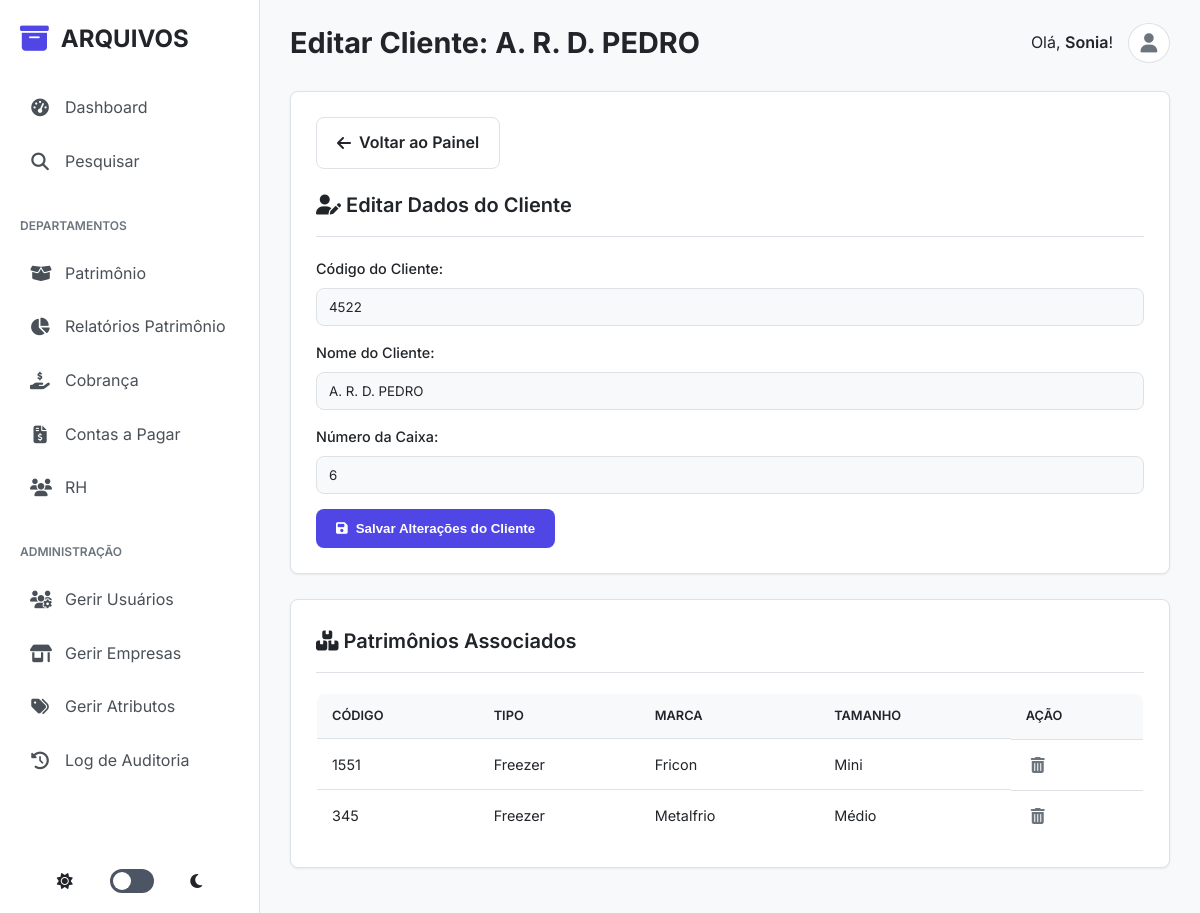
The app's page /patrimonio/edit/51 (signed in) with its own data.
### tables this page shows
CREATE TABLE clientes (
            id INTEGER PRIMARY KEY AUTOINCREMENT,
            codigo_cliente TEXT NOT NULL,
            nome_cliente TEXT NOT NULL,
            numero_caixa TEXT NOT NULL DEFAULT '',
            store_id INTEGER,
            UNIQUE(codigo_cliente, store_id),
            FOREIGN KEY (store_id) REFERENCES stores(id)
        );

CREATE TABLE patrimonio_items (
            id INTEGER PRIMARY KEY,
            codigo_patrimonio TEXT NOT NULL,
            cliente_id INTEGER NOT NULL,
            tipo_id INTEGER NOT NULL,
            marca_id INTEGER NOT NULL,
            tamanho TEXT,
            UNIQUE(codigo_patrimonio, cliente_id),
            FOREIGN KEY (cliente_id) REFERENCES clientes(id)
        );

CREATE TABLE tipos_equipamento (id INTEGER PRIMARY KEY, nome TEXT UNIQUE NOT NULL);

CREATE TABLE marcas (id INTEGER PRIMARY KEY, nome TEXT NOT NULL, tipo_id INTEGER NOT NULL, FOREIGN KEY (tipo_id) REFERENCES tipos_equipamento(id));

### app.py (the view, shortened to what this page needs)
@app.route('/patrimonio/edit/<int:cliente_id>', methods=['GET', 'POST'])
@login_required
@role_required(['super_admin', 'admin_patrimonio'])
def patrimonio_edit(cliente_id):
    db = get_db()
    cliente = db.execute("SELECT * FROM clientes WHERE id = ?", (cliente_id,)).fetchone()
    if not cliente or (session['role'] != 'super_admin' and cliente.get('store_id') != session.get('store_id')):
        flash('Cliente não encontrado ou sem permissão.', 'danger')
        return redirect(url_for('patrimonio_dashboard'))
    patrimonios = db.execute("""
        SELECT pi.id, pi.codigo_patrimonio, t.nome as tipo, m.nome as marca, pi.tamanho
        FROM patrimonio_items pi
        JOIN tipos_equipamento t ON pi.tipo_id = t.id
        JOIN marcas m ON pi.marca_id = m.id
        WHERE pi.cliente_id = ? ORDER BY pi.codigo_patrimonio
    """, (cliente_id,)).fetchall()
    return render_template('patrimonio/patrimonio_edit.html', cliente=cliente, patrimonios=patrimonios)

### app.py (called while the page is built)
@app.before_request
def log_request_info():
    print(f"\n>>> REQUISIÇÃO RECEBIDA: {request.method} {request.path}")
    print(f">>> Cabeçalho 'Cookie': {request.headers.get('Cookie')}")
    print(f">>> Sessão no início da requisição: {dict(session)}")

def login_required(f):
    @wraps(f)
    def decorated_function(*args, **kwargs):
        print(f"--- Verificando @login_required para a rota: '{request.endpoint}'")
        if 'logged_in' not in session:
            print(f"--- FALHA em @login_required. Sessão atual: {dict(session)}")
            flash('Você precisa fazer login para acessar esta página.', 'danger')
            return redirect(url_for('admin_login'))
        print(f"--- SUCESSO em @login_required. Usuário '{session.get('username')}' está logado.")
        return f(*args, **kwargs)
    return decorated_function

def role_required(allowed_roles):
    def decorator(f):
        @wraps(f)
        def decorated_function(*args, **kwargs):
            if not session.get('logged_in') or session.get('role') not in allowed_roles:
                if is_ajax_request():
                    return jsonify({'status': 'error', 'message': 'Você não tem permissão para esta ação.'}), 403
                log_action('acesso_negado', target_name=request.path)
                flash('Você não tem permissão para acessar esta página.', 'danger')
                return redirect(url_for('admin_dashboard'))
            return f(*args, **kwargs)
        return decorated_function
    return decorator

### database.py (called while the page is built)
def get_db():
    if 'db' not in g:
        g.db = sqlite3.connect(DATABASE)
        g.db.row_factory = sqlite3.Row
    return g.db

### templates/patrimonio/patrimonio_edit.html (shortened to what this page needs)
{% extends "base.html" %}
{% block page_title %}Editar Cliente: {{ cliente.nome_cliente }}{% endblock %}
{% block content %}
<div class="card">
    <div class="dashboard-actions" style="margin-bottom: 20px;">
        <a href="{{ url_for('patrimonio_dashboard') }}" class="button-secondary">
            <i class="fas fa-arrow-left"></i> Voltar ao Painel
        </a>
    </div>
    <h2><i class="fas fa-user-edit"></i> Editar Dados do Cliente</h2>
    <form action="{{ url_for('patrimonio_edit', cliente_id=cliente.id) }}" method="POST">
        <label for="codigo_cliente">Código do Cliente:</label>
        <input type="text" id="codigo_cliente" name="codigo_cliente" value="{{ cliente.codigo_cliente }}" required>
        <label for="nome_cliente">Nome do Cliente:</label>
        <input type="text" id="nome_cliente" name="nome_cliente" value="{{ cliente.nome_cliente }}" required>
        <label for="numero_caixa">Número da Caixa:</label>
        <input type="text" id="numero_caixa" name="numero_caixa" value="{{ cliente.numero_caixa }}" required>
        <button type="submit"><i class="fas fa-save"></i> Salvar Alterações do Cliente</button>
    </form>
</div>
<div class="card">
    <h2><i class="fas fa-boxes"></i> Patrimônios Associados</h2>
    <div class="table-wrapper">
        {% if patrimonios %}
            <table>
                <thead>
                    <tr>
                        <th>Código</th>
                        <th>Tipo</th>
                        <th>Marca</th>
                        <th>Tamanho</th>
                        <th>Ação</th>
                    </tr>
                </thead>
                <tbody>
                    {% for item in patrimonios %}
                        <tr>
                            <td>{{ item.codigo_patrimonio }}</td>
                            <td>{{ item.tipo }}</td>
                            <td>{{ item.marca }}</td>
                            <td>{{ item.tamanho or 'N/A' }}</td>
                            <td class="actions">
                                <form action="{{ url_for('delete_patrimonio_item', item_id=item.id) }}" method="POST" onsubmit="return confirm('Tem certeza que deseja remover este item de patrimônio?');">
                                    <button type="submit" class="delete" title="Remover Patrimônio"><i class="fas fa-trash-alt"></i></button>
                                </form>
                            </td>
                        </tr>
                    {% endfor %}
                </tbody>
            </table>
        {% else %}
            <p style="text-align:center; padding: 20px;">Nenhum item de patrimônio cadastrado para este cliente.</p>
        {% endif %}
    </div>
</div>
{% endblock %}

### static/css/style.css (style rules this page uses)
:root { --font-family: 'Inter', sans-serif; --transition-fast: 0.2s ease; --border-radius-md: 8px; --shadow-sm: 0 1px 3px rgba(0,0,0,0.05), 0 1px 2px rgba(0,0,0,0.02); --shadow-md: 0 4px 6px -1px rgba(0,0,0,0.1), 0 2px 4px -1px rgba(0,0,0,0.06); }
[data-theme="light"] { --bg-primary: #f8f9fa; --bg-secondary: #ffffff; --bg-sidebar: #ffffff; --text-primary: #212529; --text-secondary: #6c757d; --text-on-sidebar: #495057; --border-color: #dee2e6; --color-primary: #4f46e5; --color-primary-hover: #4338ca; --bg-hover-link: #f1f3f5; --bg-active-link: #eef2ff; --color-success: #16a34a; --color-danger: #dc2626; --color-warning: #f59e0b; }
* { box-sizing: border-box; margin: 0; padding: 0; }
body { font-family: var(--font-family); background-color: var(--bg-primary); color: var(--text-primary); line-height: 1.6; font-size: 16px; }
.card { background-color: var(--bg-secondary); border-radius: var(--border-radius-md); padding: 25px; margin-bottom: 25px; box-shadow: var(--shadow-sm); border: 1px solid var(--border-color); }
.card h2, .card h3 { font-size: 1.25rem; font-weight: 600; margin-bottom: 20px; padding-bottom: 15px; border-bottom: 1px solid var(--border-color); }
form label { font-weight: 500; font-size: 0.9rem; margin-bottom: 8px; display: block; }
form input, form select, form textarea { width: 100%; padding: 10px 12px; border: 1px solid var(--border-color); background-color: var(--bg-primary); color: var(--text-primary); border-radius: var(--border-radius-md); font-family: var(--font-family); transition: border-color var(--transition-fast), box-shadow var(--transition-fast); }
form input, form select { margin-bottom: 15px; }
button, .button-primary { background-color: var(--color-primary); color: #fff; padding: 12px 20px; border: none; border-radius: var(--border-radius-md); cursor: pointer; font-weight: 600; text-decoration: none; display: inline-flex; align-items: center; gap: 8px; transition: background-color var(--transition-fast); }
.table-wrapper { overflow-x: auto; }
table { width: 100%; border-collapse: collapse; background-color: var(--bg-secondary); border-radius: var(--border-radius-md); overflow: hidden; border: 1px solid var(--border-color); font-size: 0.9rem; }
table th { background-color: var(--bg-primary); padding: 12px 15px; text-align: left; font-weight: 600; text-transform: uppercase; font-size: 0.8rem; }
table td { padding: 12px 15px; border-top: 1px solid var(--border-color); vertical-align: middle; }
.actions { display: flex; gap: 10px; align-items: center; }
.actions a, .actions button { background: none; border: none; cursor: pointer; padding: 5px; font-size: 1rem; color: var(--text-secondary); transition: color var(--transition-fast); }
.dashboard-actions { display: flex; justify-content: space-between; align-items: center; margin-bottom: 20px; }
.button-secondary { background-color: var(--bg-secondary); color: var(--text-primary); border: 1px solid var(--border-color); padding: 12px 20px; border-radius: var(--border-radius-md); cursor: pointer; font-weight: 600; text-decoration: none; display: inline-flex; align-items: center; gap: 8px; transition: all var(--transition-fast); }

### records on screen
clientes: nome_cliente "A. R. D. PEDRO", codigo_cliente "4522", numero_caixa "6"
patrimonio_items: codigo_patrimonio "1551", tipo "Freezer", marca "Fricon", tamanho "Mini"
patrimonio_items: codigo_patrimonio "345", tipo "Freezer", marca "Metalfrio", tamanho "Médio"

### other values on screen
{{ session.username }} "Sonia"
